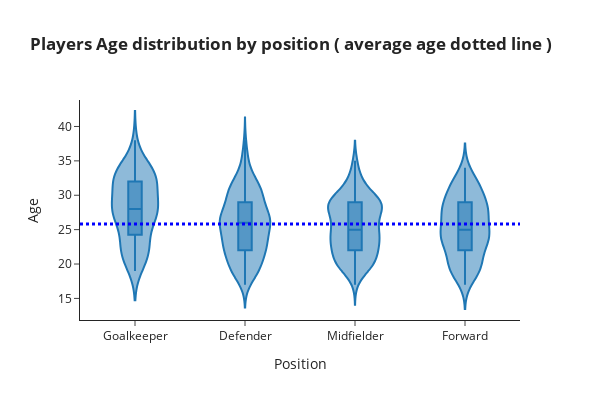

Here is the notebook cell this chart was saved with:
### Markdown cell above
## Player's Age

### Code cell
age_avg = df['Age'].mean()
fig = px.violin(df, x = 'Position', y = 'Age', box = True, title='<b>Players Age distribution by position ( average age dotted line )</b>', width=600, height=400, template='simple_white')
fig.add_shape(type="line", line_color="blue", line_width=3, opacity=1, line_dash="dot", x0=0, x1=1, xref="paper", y0=age_avg, y1=age_avg, yref="y")
iplot(fig)

### Figure 1 — Plotly figure (JSON) as saved in the notebook; plotly's stock layout.template omitted (floating-point values rounded to 4 significant figures; data arrays with more than 128 entries replaced by an {"elided": "..."} marker saying what was removed)
{"data": [{"alignmentgroup": "True", "box": {"visible": true}, "hovertemplate": "Position=%{x}<br>Age=%{y}<extra></extra>", "legendgroup": "", "marker": {"color": "#1F77B4"}, "name": "", "offsetgroup": "", "orientation": "v", "scalegroup": "True", "showlegend": false, "type": "violin", "x": {"elided": "562 str values"}, "x0": " ", "xaxis": "x", "y": {"elided": "562 float values"}, "y0": " ", "yaxis": "y"}], "layout": {"height": 400, "legend": {"tracegroupgap": 0}, "shapes": [{"line": {"color": "blue", "dash": "dot", "width": 3}, "opacity": 1, "type": "line", "x0": 0, "x1": 1, "xref": "paper", "y0": 25.81, "y1": 25.81, "yref": "y"}], "title": {"text": "<b>Players Age distribution by position ( average age dotted line )</b>"}, "violinmode": "group", "width": 600, "xaxis": {"anchor": "y", "domain": [0.0, 1.0], "title": {"text": "Position"}}, "yaxis": {"anchor": "x", "domain": [0.0, 1.0], "title": {"text": "Age"}}}}
